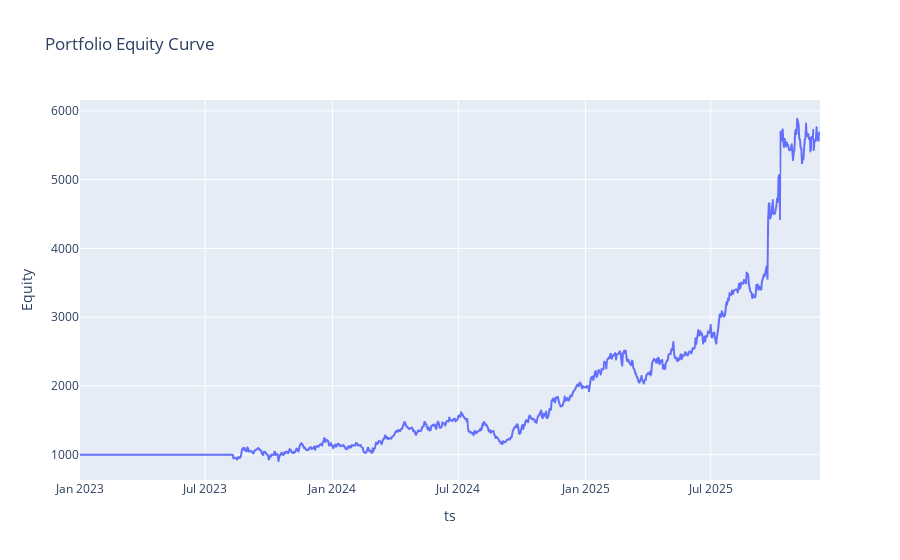

Notebook code cell kept with this figure:
### Code cell
# Portfolio equity curve
equity_df = equity.reset_index()
equity_df.columns = ["ts", "equity"]

fig_equity = px.line(
    equity_df,
    x="ts",
    y="equity",
    title="Portfolio Equity Curve",
)
fig_equity.update_layout(yaxis_title="Equity")
fig_equity.show()

### Figure 1 — Plotly figure (JSON) as saved in the notebook; plotly's stock layout.template omitted (floating-point values rounded to 4 significant figures; data arrays with more than 128 entries replaced by an {"elided": "..."} marker saying what was removed)
{"data": [{"hovertemplate": "ts=%{x}<br>equity=%{y}<extra></extra>", "legendgroup": "", "line": {"color": "#636efa", "dash": "solid"}, "marker": {"symbol": "circle"}, "mode": "lines", "name": "", "showlegend": false, "type": "scattergl", "x": {"elided": "1071 str values"}, "xaxis": "x", "y": {"elided": "1071 float values"}, "yaxis": "y"}], "layout": {"legend": {"tracegroupgap": 0}, "title": {"text": "Portfolio Equity Curve"}, "xaxis": {"anchor": "y", "domain": [0, 1], "title": {"text": "ts"}}, "yaxis": {"anchor": "x", "domain": [0, 1], "title": {"text": "Equity"}}}}
